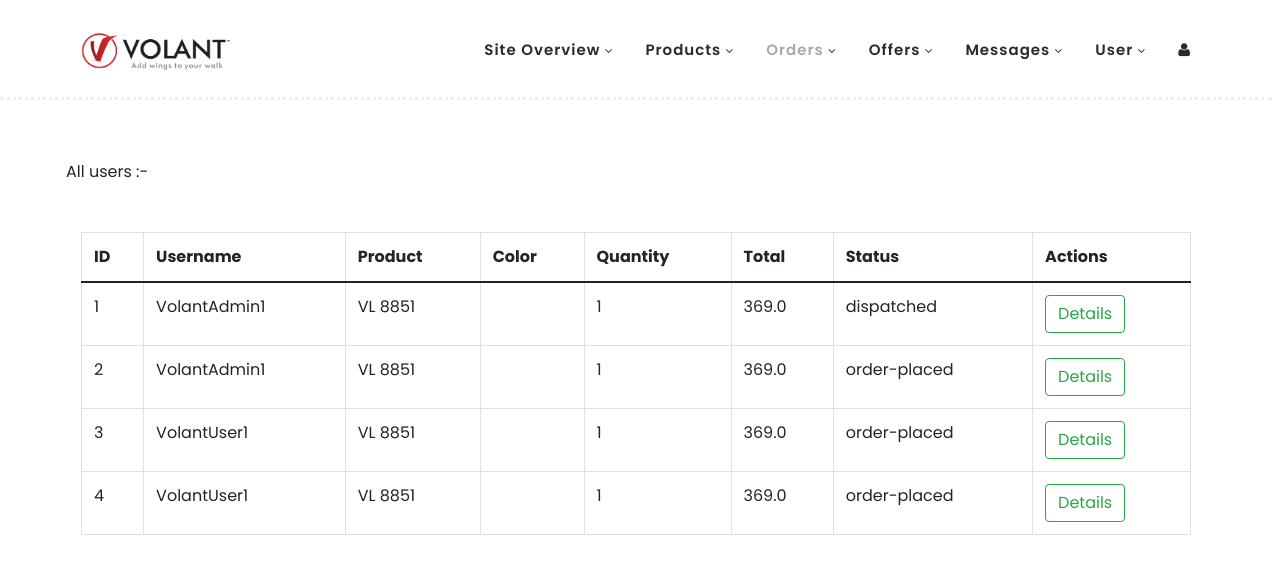
The app's page /adminorderlist/ with its own data.
### VolantApp/models.py (models this page shows, shortened)
class OrderModel(models.Model):
    product = models.ForeignKey(Footwears, on_delete=models.CASCADE)
    user = models.ForeignKey(User, on_delete=models.CASCADE)
    color = models.ForeignKey(Footwearimages, on_delete=models.CASCADE)
    size = models.ForeignKey(Footwearsize, on_delete=models.CASCADE)
    options={
        ('order-placed','order-placed'),
        ('dispatched','dispatched'),
        ('shipped','shipped'),
        ('delivered','delivered'),
        ('cancelled','cancelled')
    }
    status=models.CharField(max_length=100,choices=options,default='order-placed')
    quantity = models.IntegerField(default=1)
    phone = models.CharField(max_length=100)
    email =models.EmailField(max_length=254)
    address = models.TextField()
    total = models.FloatField()

class Footwears(models.Model):
    product_options=(
        ('sandals','sandals'),
        ('slipperandflipflops','slipperandflipflops'),
        ('casualshoes','casualshoes'),
        ('specialcollections','specialcollections'),
        ('flatshoes','flatshoes'),
        ('schooledition','schooledition'),
    )
    product_category=models.CharField(max_length=100,choices=product_options)
    types=(
        ('ladies','ladies'),
        ('gents','gents'),
        ('boys','boys'),
        ('girls','girls'),
        ('kids','kids')
    )
    product_types=models.CharField(max_length=100,choices=types)
    product_name=models.CharField(max_length=100)
    product_price=models.FloatField()
    product_description = models.TextField()
    colors=(
        ('Black','Black'),
        ('Blue','Blue'),
        ('Brown','Brown'),
        ('Camel','Camel'),
        ('Cherry','Cherry'),
        ('Gold','Gold'),
        ('Grape','Grape'),
        ('Green','Green'),
        ('Grey','Grey'),
        ('Maroon','Maroon'),
        ('Mehandi','Mehandi'),
        ('Navy','Navy'),
        ('Olive','Olive'),
        ('Peach','Peach'),
        ('Peacock','Peacock'),
        ('Pink','Pink'),
        ('Purple','Purple'),
        ('Tan','Tan'),
        ('Violet','Violet'),
        ('White','White'),
        ('Wine','Wine'),
        ('Yellow','Yellow'),
    )
    product_color=models.CharField(max_length=100,choices=colors)
    image = models.ImageField(upload_to='images/')

### VolantApp/views.py (the view)
# urls.py: path('adminorderlist/',views.AdminOrderList.as_view(),name='adminorderlist'),
class AdminOrderList(ListView):
    template_name = 'adminorders.html'
    model = OrderModel
    context_object_name = 'orders'
    def get_queryset(self):
        return OrderModel.objects.all().exclude(status = 'delivered')

### VolantApp/templates/adminorders.html (shortened to what this page needs)
{% load static  %}
<!DOCTYPE html>
<html lang="en">
  <head>
    <link href="https://cdn.jsdelivr.net/npm/bootstrap@5.0.2/dist/css/bootstrap.min.css" rel="stylesheet">
    <link rel="stylesheet" href="https://cdn.jsdelivr.net/npm/bootstrap-icons@1.11.3/font/bootstrap-icons.min.css">
    <link rel="stylesheet" href="https://cdnjs.cloudflare.com/ajax/libs/font-awesome/6.5.2/css/all.min.css" />
    <link rel="stylesheet" href="{% static './assets/css/additional.css' %}">
    <link rel="stylesheet" type="text/css" href="{% static './assets/css/bootstrap.min.css' %}">
    <link rel="stylesheet" type="text/css" href="{% static './assets/css/font-awesome.css' %}">
    <link rel="stylesheet" href="{% static './assets/css/templatemo-hexashop.css' %}">
    <link rel="stylesheet" href="{% static './assets/css/owl-carousel.css' %}">
    <link rel="stylesheet" href="{% static './assets/css/lightbox.css' %}">
    </head>
    <body>
    <header class="header-area header-sticky  container-fluid">
        <div class="container-lg">
            <div class="row">
                <div class="col-12">
                    <nav class="main-nav">
                        <a href="index.html" class="logo">
                            <img src="{% static './assets/images/volantlogo-01.png' %}" width="150px" alt="Volant-logo">
                        </a>
                        <ul class="nav">
                            <li class="submenu scroll-to-section" >
                                <a href="javascript:;">Site Overview</a>
                            </li>
                            <li class="submenu scroll-to-section">
                                <a href="javascript:;">Products</a>
                            </li>
                            <li class="submenu scroll-to-section">
                                <a href="javascript:;" class="active">Orders</a>
                            </li>
                            <li class="submenu scroll-to-section">
                                <a href="javascript:;">Offers</a>
                            </li>
                            <li class="submenu scroll-to-section">
                                <a href="javascript:;">Messages</a>
                            </li>
                            <li class="submenu scroll-to-section">
                                <a href="javascript:;">User</a>
                            </li>
                            <li class=" ">
                                <a href="javascript:;" data-bs-toggle="modal" data-bs-target="#exampleModal"><i class="fa fa-user"></i></a>
                            </li>
                        </ul>
                    </nav>
                </div>
            </div>
        </div>
    </header>
{% block content %}
    <section class="main-banner min-vh-100 container" id="top">
        <div class="row pb-5">
            All users :-
        </div>
        <div class="row">
            <div class="col-12">
                {% if orders %}
                    <table class="table table-bordered  table-hover ">
                        <thead class="">
                            <tr>
                                <th>ID</th>
                                <th>Username</th>
                                <th>Product</th>
                                <th>Color</th>
                                <th>Quantity</th>
                                <th>Total</th>
                                <th>Status</th>
                                <th>Actions</th>
                        </thead>
                        <tbody>
                        {% for i in orders  %}
                                <tr>
                                    <td>{{forloop.counter}}</td>
                                    <td>{{i.user.username}}</td>
                                    <td>{{i.product.product_name}}</td>
                                    <td><img src="{{i.color.product_image.url}}" width="100px" alt=""></td>
                                    <td>{{i.quantity}}</td>
                                    <td>{{i.total}}</td>
                                    <td>{{i.status}}</td>
                                    <td><a href="{% url 'adminordersDetail' i.id %}" class="btn btn-outline-success">Details</a></td>
                                </tr>
                            {% endfor %}
                        </tbody>
                    </table>
                {% else %}
                    <h4 class="text-center text-capitalize" style="color: rgb(78, 78, 78);">No users found</h4>
                {% endif %}
            </div>
        </div>
    </section>
{% endblock %}
  </body>
</html>

### VolantApp/static/assets/css/templatemo-hexashop.css (style rules this page uses)
html, body, div, span, applet, object, iframe, h1, h2, h3, h4, h5, h6, p, blockquote, div pre, a, abbr, acronym, address, big, cite, code, del, dfn, em, font, img, ins, kbd, q, s, samp, small, strike, strong, sub, sup, tt, var, b, u, i, center, dl, dt, dd, ol, ul, li, figure, header, nav, section, article, aside, footer, figcaption { margin: 0; padding: 0; border: 0; outline: 0; }
ul, li { padding: 0; margin: 0; list-style: none; }
header, nav, section, article, aside, footer, hgroup { display: block; }
* { box-sizing: border-box; }
html, body { font-family: 'Poppins', sans-serif; font-weight: 400; background-color: #fff; font-size: 16px; -ms-text-size-adjust: 100%; -webkit-font-smoothing: antialiased; -moz-osx-font-smoothing: grayscale; }
a { text-decoration: none !important; }
ul { margin-bottom: 0px; }
html, body { background: #fff; font-family: 'Poppins', sans-serif; }
.header-area { border-bottom: 3px dotted #eee; box-shadow: none; background-color: #fff; position: absolute; top: 0px; left: 0px; right: 0px; z-index: 100; height: 100px; -webkit-transition: all .5s ease 0s; -moz-transition: all .5s ease 0s; -o-transition: all .5s ease 0s; transition: all .5s ease 0s; }
.header-area .main-nav { min-height: 80px; background: transparent; }
.header-area .main-nav .logo { line-height: 100px; color: #fff; font-size: 28px; font-weight: 700; text-transform: uppercase; letter-spacing: 2px; float: left; -webkit-transition: all 0.3s ease 0s; -moz-transition: all 0.3s ease 0s; -o-transition: all 0.3s ease 0s; transition: all 0.3s ease 0s; }
.header-area .main-nav .nav { float: right; margin-top: 30px; margin-right: 0px; background-color: transparent; -webkit-transition: all 0.3s ease 0s; -moz-transition: all 0.3s ease 0s; -o-transition: all 0.3s ease 0s; transition: all 0.3s ease 0s; position: relative; z-index: 999; }
.header-area .main-nav .nav li { padding-left: 15px; padding-right: 15px; }
.header-area .main-nav .nav li:last-child { padding-right: 0px; }
.header-area .main-nav .nav li a { display: block; font-weight: 600; font-size: 15px; color: #2a2a2a; text-transform: capitalize; -webkit-transition: all 0.3s ease 0s; -moz-transition: all 0.3s ease 0s; -o-transition: all 0.3s ease 0s; transition: all 0.3s ease 0s; height: 40px; line-height: 40px; border: transparent; letter-spacing: 1px; }
.header-area .main-nav .nav li a { color: #2a2a2a; }
.header-area .main-nav .nav li:hover a, .header-area .main-nav .nav li a.active { color: #aaa!important; }
.header-area .main-nav .nav li.submenu { position: relative; padding-right: 30px; }
.header-area .main-nav .nav li.submenu:after { font-family: FontAwesome; content: "\f107"; font-size: 12px; color: #2a2a2a; position: absolute; right: 18px; top: 12px; }
.header-area.header-sticky { min-height: 80px; }
.header-area .nav { margin-top: 30px; }
.header-area.header-sticky .nav li a.active { color: #aaa; }
@media (min-width: 767px) { .header-area .main-nav .nav { display: flex !important; } }
.main-banner { border-bottom: 3px dotted #eee; padding-top: 160px; padding-bottom: 30px; }
html { scroll-behavior: smooth; }

### records on screen
OrderModel: user.username "VolantAdmin1", product.product_name "VL 8851", quantity "1", total "369.0", status "dispatched"
OrderModel: user.username "VolantAdmin1", product.product_name "VL 8851", quantity "1", total "369.0", status "order-placed"
OrderModel: user.username "VolantUser1", product.product_name "VL 8851", quantity "1", total "369.0", status "order-placed"
OrderModel: user.username "VolantUser1", product.product_name "VL 8851", quantity "1", total "369.0", status "order-placed"
